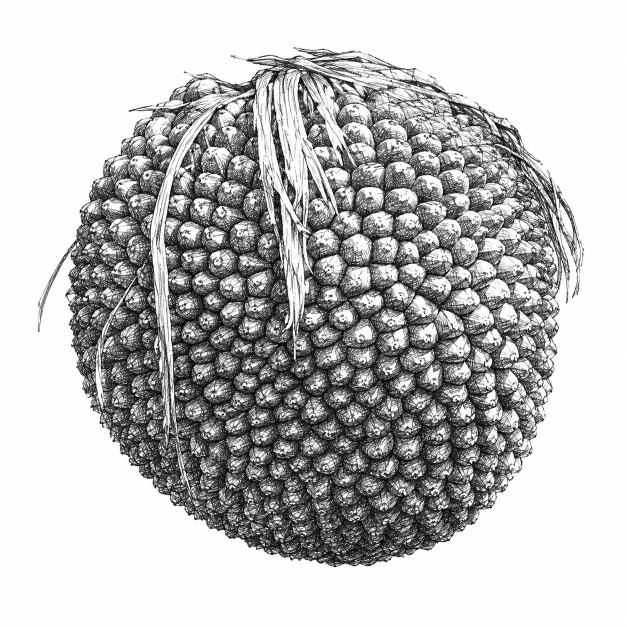
#> input picture 15_Off-Market/Concepts/Near_beach_palm_reveal/Other images/Pandanas_Palm_Fruit.png, 1254 x 1254 px, found by its file name (shown at 1/2 size)
$ python build_fruit_sprite.py
#> lines starting #> are read from the running program, lines starting #| are printed output that depends on the picture; after the words box and inside, x2 and y2 are one past the last pixel; in counts of white or black regions, pixels touching at a corner belong together
#!/usr/bin/env python3
"""Turn the pandanus fruit drawing into a sprite the deck can roll.

    python3 build_fruit_sprite.py

Two problems to solve, and the second is the one that matters:

  POLARITY   The source is dark ink on white paper, like every other drawing
             here. On the deck the strokes have to come up cream on black with
             the paper gone entirely, so alpha = ink coverage and the RGB is a
             flat cream. Same conversion `build_reveal.py` does with
             polarity="invert", just baked once instead of per frame.

  THE PIVOT  A rolling object turns about the centre of the ball. The drawing's
             bounding box is NOT that centre — the fruit has leaf strands
             trailing off the top and left, which drag the bbox up and out. Spin
             about the bbox centre and the fruit wobbles like a bad wheel.
             So: find the round mass, centre the canvas on IT, and let the
             strands hang wherever they fall. The sprite comes out square with
             the ball dead centre, which means the deck can rotate it about its
             own middle and get a true roll.

Writes ../preview/media/pandanus_fruit.png and prints the geometry the JS needs.
"""
from __future__ import annotations

import json
from pathlib import Path

import cv2
import numpy as np
from PIL import Image

HERE = Path(__file__).resolve().parent
SRC = HERE / "sources" / "Pandanas_Palm_Fruit.png"
OUT = HERE.parent / "preview" / "media" / "pandanus_fruit.png"
META = HERE.parent / "preview" / "media" / "pandanus_fruit.json"

CREAM = (0xE6, 0xDD, 0xD2)
SIZE = 640           # output square, retina headroom for a ~140px draw
BALL_INK = 0.12      # any stroke at all — the CLOSE below is what finds the mass
GAMMA = 0.85         # lift the mid hatch a little so it reads at small sizes
MARGIN = 1.28        # window half-width as a multiple of the ball radius
FLOOR = 0.025        # ink at or below this is paper, not a stroke — see below


def ink_of(path: Path) -> np.ndarray:
    """Ink coverage in 0..1. Flattened onto white first — a stored RGB under a
    transparent pixel is not paper, and reading it as paper ruined five emblems
    the first time round."""
    im = Image.open(path)
#> im is the input picture: PIL image 1254x1254 RGB; mean R, G, B 188.6, 188.7, 188.8
    if im.mode in ("RGBA", "LA", "P"):
        im = im.convert("RGBA")
        im = Image.alpha_composite(Image.new("RGBA", im.size, (255, 255, 255, 255)), im)
    luma = np.asarray(im.convert("L")).astype(np.float32) / 255.0
    return 1.0 - luma
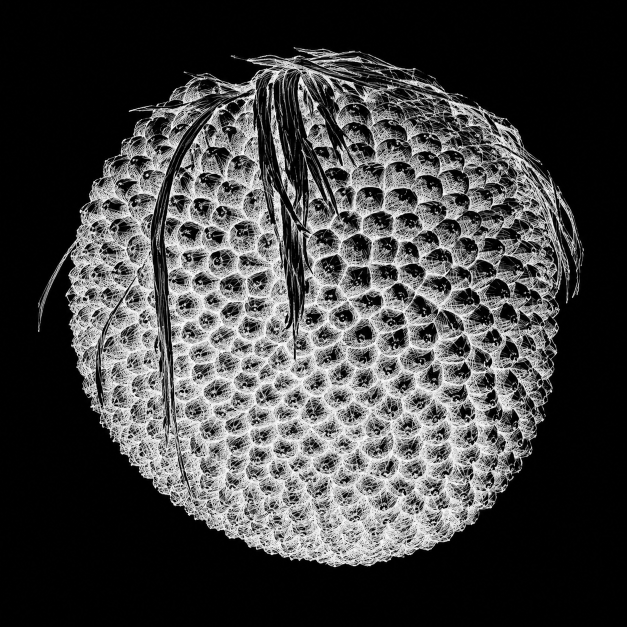
#> returned value: shape (1254, 1254) float32 (shown at 1/2 size); min 0, max 1, mean 0.26
#|   source        1254 x 1254   mean ink 0.260


def ball_circle(ink: np.ndarray) -> tuple[int, int, int]:
    """Centre and radius of the fruit itself, ignoring the trailing strands.

    CLOSE BEFORE OPEN, and this order is the whole trick. The fruit is drawn as
    hundreds of separate drupes, so thresholding alone shatters it — the first
    attempt returned r=55 on a 1254px image, having found a single drupe and
    called it the fruit. Closing first merges the drupes into one mass; opening
    then strips the thin strands off it; the largest component is the ball.
    Stable across every threshold from 0.08 to 0.35, which is how you know it is
    finding the shape rather than a threshold artefact."""
    solid = (ink > BALL_INK).astype(np.uint8)
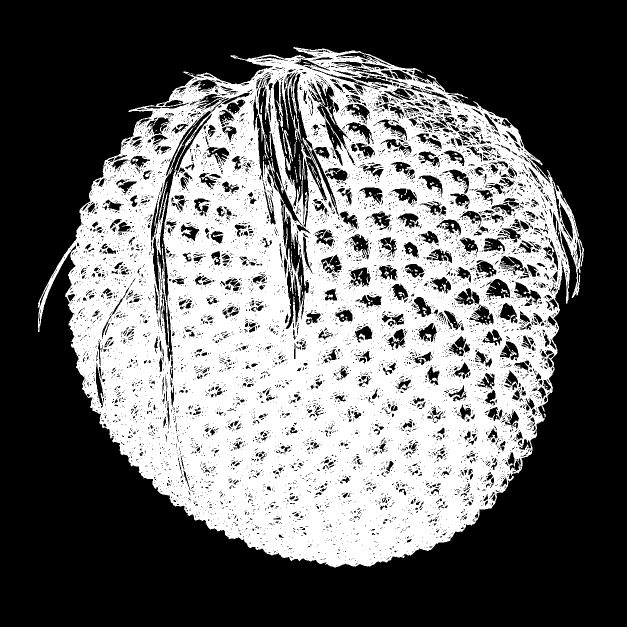
#> solid: shape (1254, 1254) (shown at 1/2 size); values 0 (black) and 1 (white), 41.3% white; 307 white regions (266 under 20 px), largest, box (x1, y1, x2, y2) and area: (75, 94, 1168, 1135) 646106, (566, 260, 586, 327) 345, (617, 324, 641, 377) 134
    solid = cv2.morphologyEx(solid, cv2.MORPH_CLOSE, np.ones((15, 15), np.uint8))
#> solid: shape (1254, 1254); values 0 (black) and 1 (white), 51.9% white; 2 black regions, box (x1, y1, x2, y2) and area: (0, 0, 1254, 1254) 756328, (1011, 614, 1026, 630) 240
    solid = cv2.morphologyEx(solid, cv2.MORPH_OPEN, np.ones((15, 15), np.uint8))
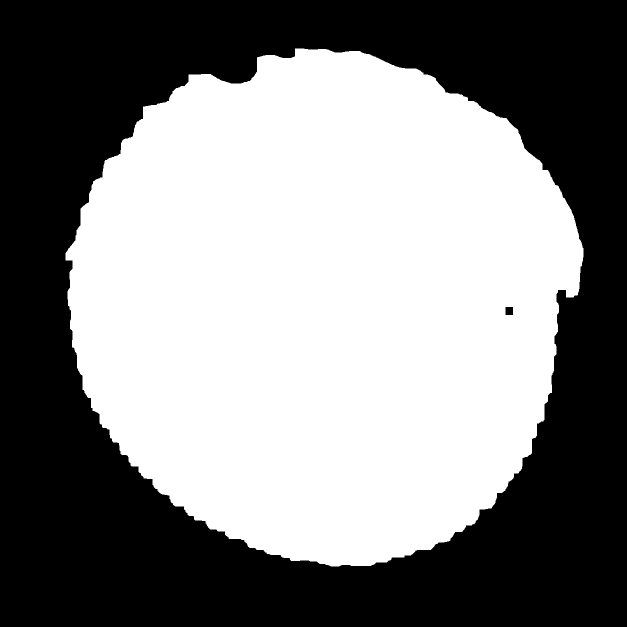
#> solid: shape (1254, 1254) (shown at 1/2 size); values 0 (black) and 1 (white), 51.7% white; 2 black regions, box (x1, y1, x2, y2) and area: (0, 0, 1254, 1254) 758641, (1011, 614, 1026, 630) 240
    n, labels, stats, cent = cv2.connectedComponentsWithStats(solid, 8)
#> n = 2; stats = [[0, 0, 1254, 1254, 758881], [131, 97, 1036, 1036, 813635]]; cent = [[605.9, 644.7], [645.7, 609.6]]
    if n <= 1:
        h, w = ink.shape
        return w // 2, h // 2, min(w, h) // 2
    i = 1 + int(np.argmax(stats[1:, cv2.CC_STAT_AREA]))
#> i = 1
    x, y, w, h, area = stats[i]
#> x = 131; y = 97; w = 1036; h = 1036; area = 813635
    cx, cy = int(round(cent[i][0])), int(round(cent[i][1]))
#> cx = 646; cy = 610
    # radius from area rather than the bbox: the bbox of a near-circle with one
    # flat edge overstates it, and the area is what actually fills the disc.
    r = int(round(np.sqrt(area / np.pi)))
#> r = 509
    print(f"  ball          centre ({cx},{cy})  r {r}  "
          f"(bbox {w}x{h}, area {area}, {100*area/ink.size:.1f}% of frame)")
#|   ball          centre (646,610)  r 509  (bbox 1036x1036, area 813635, 51.7% of frame)
    return cx, cy, r


def main() -> None:
    print(f"reading {SRC.name}")
    ink = ink_of(SRC)
    print(f"  source        {ink.shape[1]} x {ink.shape[0]}   "
          f"mean ink {ink.mean():.3f}")

    cx, cy, r = ball_circle(ink)
#> cx = 646; cy = 610; r = 509

    # Square window centred on the ball, wide enough that the strands survive.
    # MARGIN keeps the top tuft; anything the window clips was a wisp
    # heading off the page anyway.
    half = int(round(r * MARGIN))
#> half = 652
    H, W = ink.shape
#> H = 1254; W = 1254
    pad = max(0, half - min(cx, cy, W - cx, H - cy))
#> pad = 44
    if pad:
        ink = np.pad(ink, pad, mode="constant")
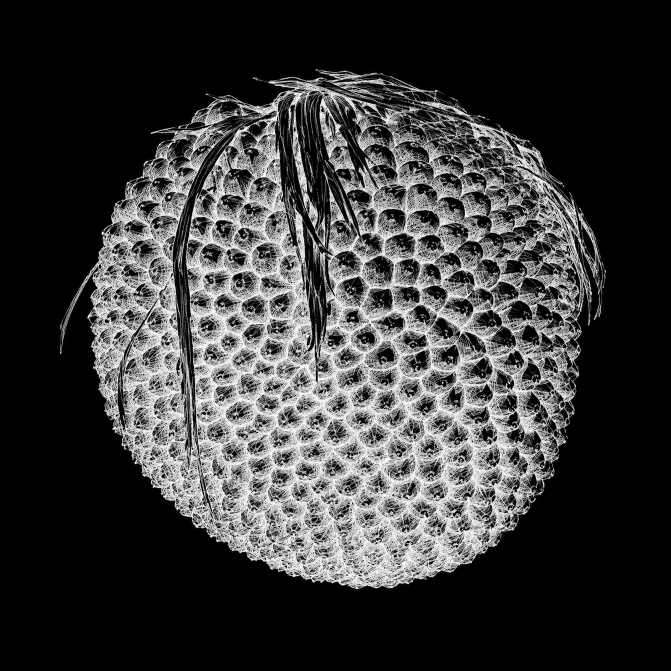
#> ink: shape (1342, 1342) float32 (shown at 1/2 size); min 0, max 1, mean 0.227
        cx, cy = cx + pad, cy + pad
#> cx = 690; cy = 654
    win = ink[cy - half:cy + half, cx - half:cx + half]
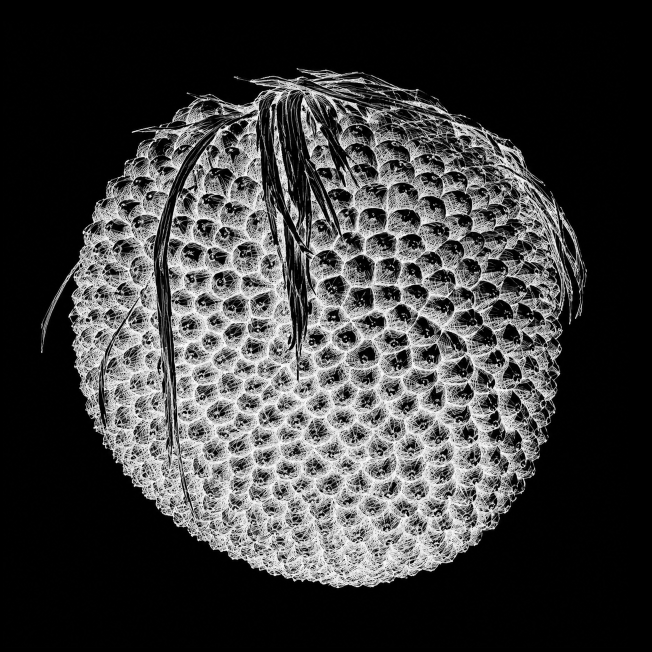
#> win: shape (1304, 1304) float32 (shown at 1/2 size); min 0, max 1, mean 0.24
    print(f"  window        {win.shape[1]} x {win.shape[0]}  (half {half}, pad {pad})")
#|   window        1304 x 1304  (half 652, pad 44)

    # Black point BEFORE gamma. The scanned paper is 253/255, not 255, which is
    # an ink value of 0.008 — invisible on its own, but GAMMA<1 lifts it to
    # alpha 4 across the whole empty margin and the sprite renders as a faint
    # grey SQUARE on the black page. Measured at luminance 0.94 against a page
    # background of exactly 0. Anything at or under FLOOR is paper.
    a = np.clip((win - FLOOR) / (1.0 - FLOOR), 0.0, 1.0) ** GAMMA
    a = cv2.resize(a, (SIZE, SIZE), interpolation=cv2.INTER_AREA)
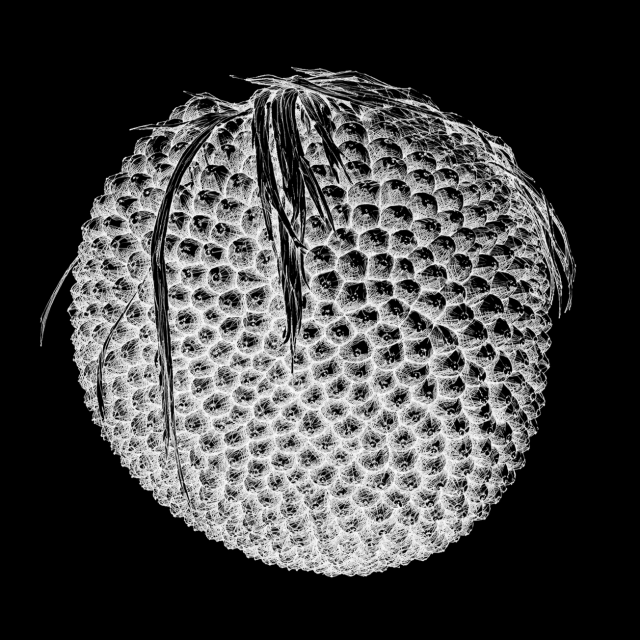
#> a: shape (640, 640) float32; min 0, max 0.991, mean 0.249

    rgba = np.zeros((SIZE, SIZE, 4), np.uint8)
    rgba[..., 0], rgba[..., 1], rgba[..., 2] = CREAM
    rgba[..., 3] = np.clip(a * 255.0, 0, 255).astype(np.uint8)
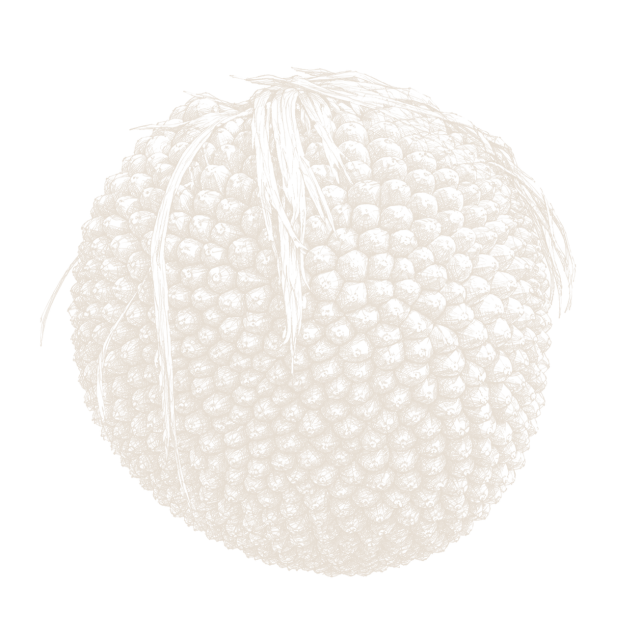
#> rgba: shape (640, 640, 4); mean of channels 0, 1, 2, 3 230, 221, 210, 63.3; transparent parts drawn white

    OUT.parent.mkdir(parents=True, exist_ok=True)
    Image.fromarray(rgba, "RGBA").save(OUT, optimize=True)
#> (the run stopped early here; a loop or call above may not have finished)

$ run again, with 15_Off-Market/Concepts/Near_beach_palm_reveal/Other images/Whale_V2.png copied over 15_Off-Market/Concepts/Near_beach_palm_reveal/Other images/Pandanas_Palm_Fruit.png
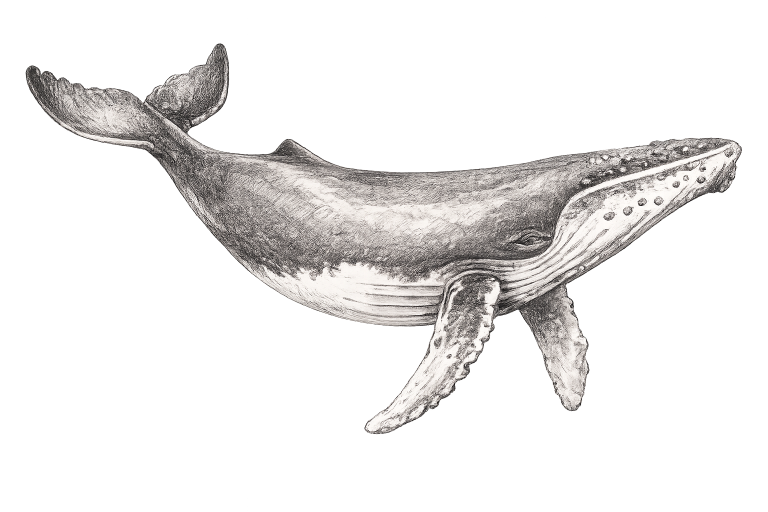
#> input picture 15_Off-Market/Concepts/Near_beach_palm_reveal/Other images/Whale_V2.png, 1536 x 1024 px, found by its file name (shown at 1/2 size)
#> in ink_of, im is the input picture: PIL image 1536x1024 RGBA; mean R, G, B, A 126.8, 123.1, 120.2, 58.1
#|   source        1536 x 1024   mean ink 0.077
#> in ball_circle, `solid = cv2.morphologyEx(solid, cv2.MORPH_CLOSE, np.ones((15, 15), np...`:
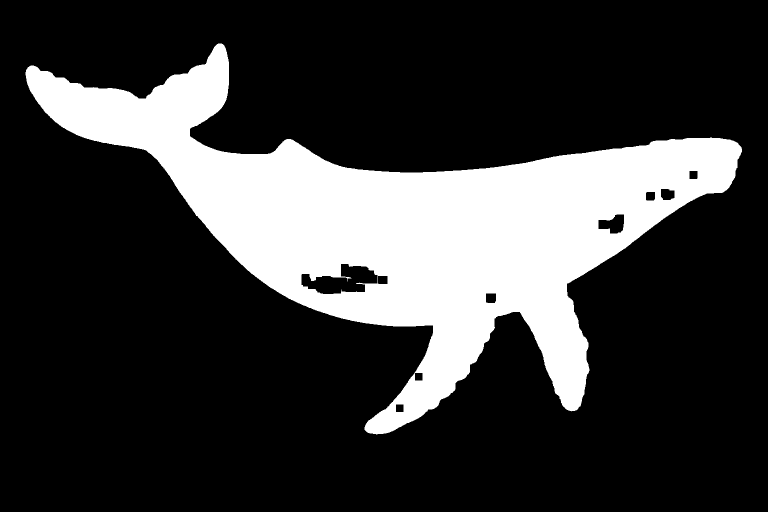
#> solid: shape (1024, 1536) (shown at 1/2 size); values 0 (black) and 1 (white), 22.3% white; 1 white region, box (x1, y1, x2, y2) and area: (51, 87, 1484, 869) 351433
#> labels: shape (1024, 1536) int32; values 0 (black) and 1 (white), 22.3% white; 1 white region, box (x1, y1, x2, y2) and area: (52, 90, 1482, 868) 350553
#> n = 2; stats = [[0, 0, 1536, 1024, 1222311], [52, 90, 1430, 778, 350553]]; cent = [[754.7, 530], [812, 447.1]]
#> i = 1
#> x = 52; y = 90; w = 1430; h = 778; area = 350553
#> in ball_circle, `cx, cy = int(round(cent[i][0])), int(round(cent[i][1]))`: cx = 812; cy = 447
#> in ball_circle, `r = int(round(np.sqrt(area / np.pi)))`: r = 334
#|   ball          centre (812,447)  r 334  (bbox 1430x778, area 350553, 22.3% of frame)
#> in main, `cx, cy, r = ball_circle(ink)`: cx = 812; cy = 447; r = 334
#> half = 428
#> pad = 0
#|   window        856 x 856  (half 428, pad 0)
#> in main, `rgba[..., 3] = np.clip(a * 255.0, 0, 255).astype(np.uint8)`:
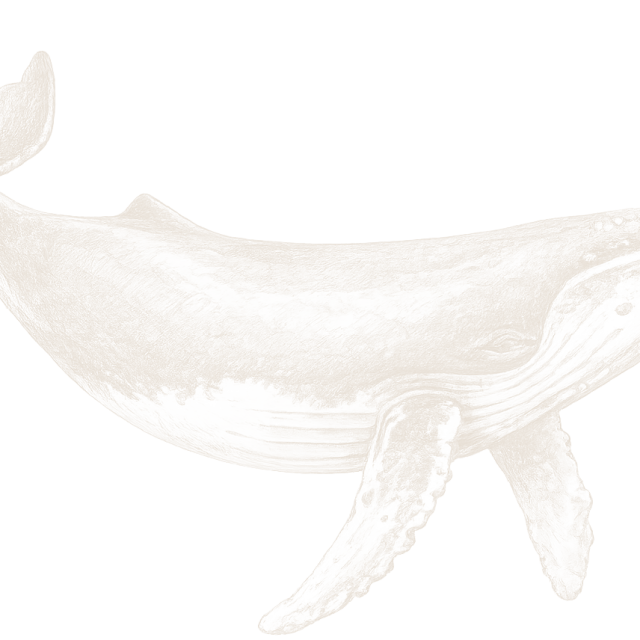
#> rgba: shape (640, 640, 4); mean of channels 0, 1, 2, 3 230, 221, 210, 34.8; transparent parts drawn white

$ run again, with 15_Off-Market/Concepts/Near_beach_palm_reveal/Other images/whale_watercolour.png copied over 15_Off-Market/Concepts/Near_beach_palm_reveal/Other images/Pandanas_Palm_Fruit.png
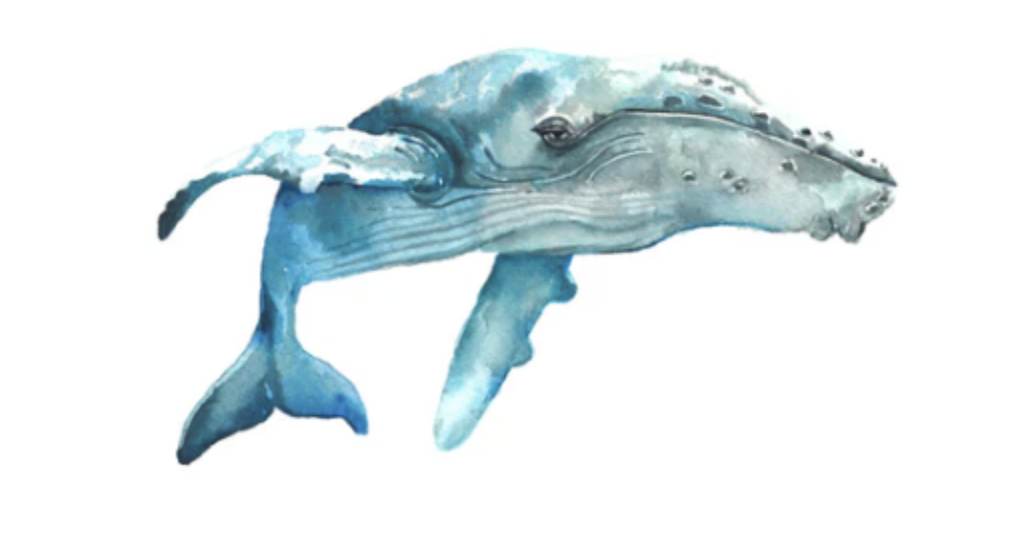
#> input picture 15_Off-Market/Concepts/Near_beach_palm_reveal/Other images/whale_watercolour.png, 1034 x 538 px, found by its file name
#> in ink_of, im is the input picture: PIL image 1034x538 RGBA; mean R, G, B, A 226.6, 235.5, 237.9, 255
#|   source        1034 x 538   mean ink 0.086
#> in ball_circle, `n, labels, stats, cent = cv2.connectedComponentsWithStats(solid, 8)`:
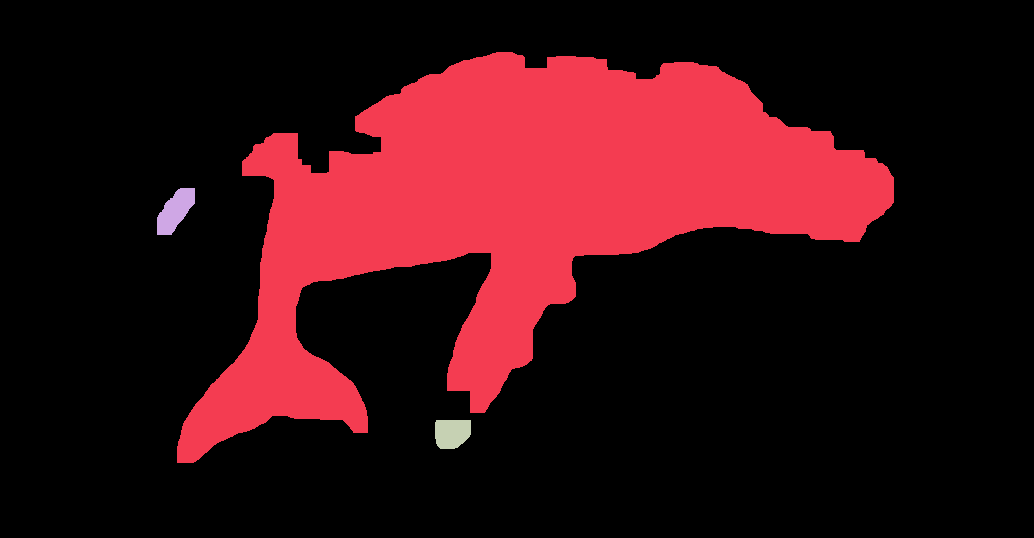
#> labels: shape (538, 1034) int32; 4 distinct labels, from 0 to 3; one colour per label, 0 black
#> n = 4; stats = [[0, 0, 1034, 538, 431294], [177, 52, 717, 411, 122989], [157, 188, 38, 47, 1087], [435, 420, 36, 29, 922]]; cent = [[517.1, 285.3], [518, 209], [174.9, 210.5], [451.5, 432.7]]
#> i = 1
#> x = 177; y = 52; w = 717; h = 411; area = 122989
#> in ball_circle, `cx, cy = int(round(cent[i][0])), int(round(cent[i][1]))`: cx = 518; cy = 209
#> in ball_circle, `r = int(round(np.sqrt(area / np.pi)))`: r = 198
#|   ball          centre (518,209)  r 198  (bbox 717x411, area 122989, 22.1% of frame)
#> in main, `cx, cy, r = ball_circle(ink)`: cx = 518; cy = 209; r = 198
#> half = 253
#> pad = 44
#> in main, `cx, cy = cx + pad, cy + pad`: cx = 562; cy = 253
#|   window        506 x 506  (half 253, pad 44)
#> in main, `rgba[..., 3] = np.clip(a * 255.0, 0, 255).astype(np.uint8)`:
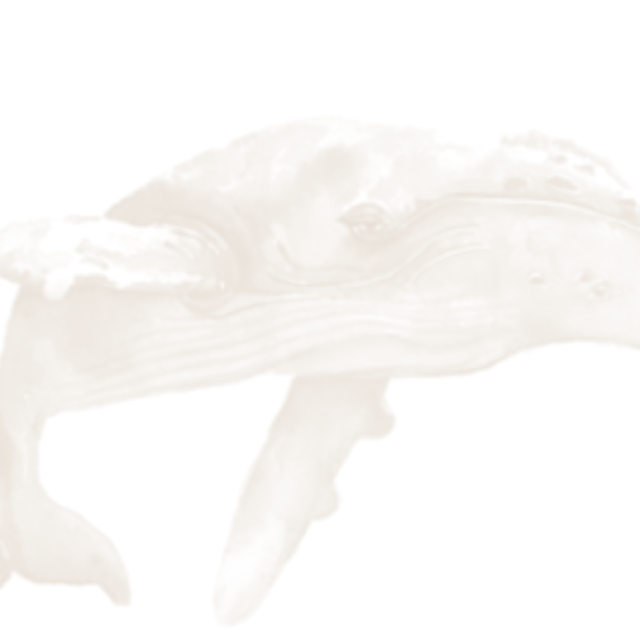
#> rgba: shape (640, 640, 4); mean of channels 0, 1, 2, 3 230, 221, 210, 43; transparent parts drawn white
